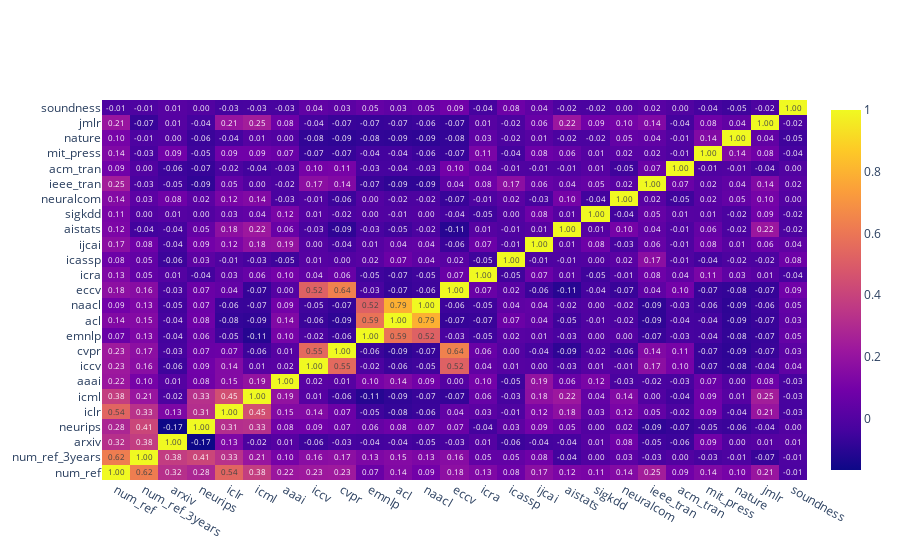

The notebook cell this image was saved under:
### Code cell
dataframe = reference_based.join([y])
correlation_matrix(dataframe)

### Figure 1 — Plotly figure (JSON) as saved in the notebook; plotly's stock layout.template omitted (floating-point values rounded to 4 significant figures; data arrays with more than 128 entries replaced by an {"elided": "..."} marker saying what was removed)
{"data": [{"text": {"elided": "25x25 float values"}, "texttemplate": "%{text:.2f}", "type": "heatmap", "x": ["num_ref", "num_ref_3years", "arxiv", "neurips", "iclr", "icml", "aaai", "iccv", "cvpr", "emnlp", "acl", "naacl", "eccv", "icra", "icassp", "ijcai", "aistats", "sigkdd", "neuralcom", "ieee_tran", "acm_tran", "mit_press", "nature", "jmlr", "soundness"], "y": ["num_ref", "num_ref_3years", "arxiv", "neurips", "iclr", "icml", "aaai", "iccv", "cvpr", "emnlp", "acl", "naacl", "eccv", "icra", "icassp", "ijcai", "aistats", "sigkdd", "neuralcom", "ieee_tran", "acm_tran", "mit_press", "nature", "jmlr", "soundness"], "z": {"elided": "25x25 float values"}}], "layout": {}}
